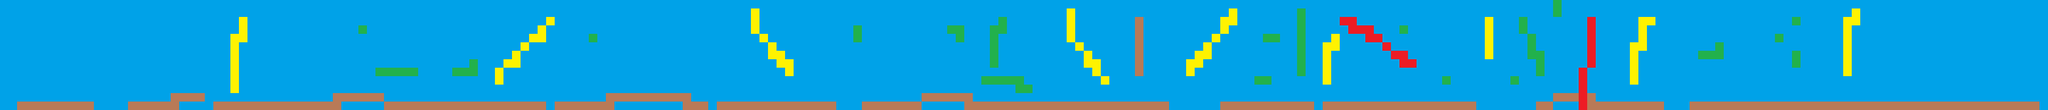

Rendered tile map (Tiled .tmx) drawn with the repository's tilesets; below, a short description and the map source with its tile grids summarised:
An orthogonal 240x13 tile map with 16x16 px tiles, 2 tile layers (background, graphics), 2 tilesets.

<map version="1.0" tiledversion="1.1.5" orientation="orthogonal" renderorder="right-down" width="240" height="13" tilewidth="16" tileheight="16" infinite="0" nextobjectid="1">
 <tileset firstgid="1" source="ts3.tsx" />
 <tileset firstgid="3" source="a16pxTS.tsx" />
 <layer name="background" width="240" height="13" locked="1">
  <data>[3120 cells, 3120 non-empty, 5 distinct tile ids]</data>
 </layer>
 <layer name="graphics" width="240" height="13">
  <data>[3120 cells, 23 non-empty, 1 distinct tile ids]</data>
 </layer>
</map>
